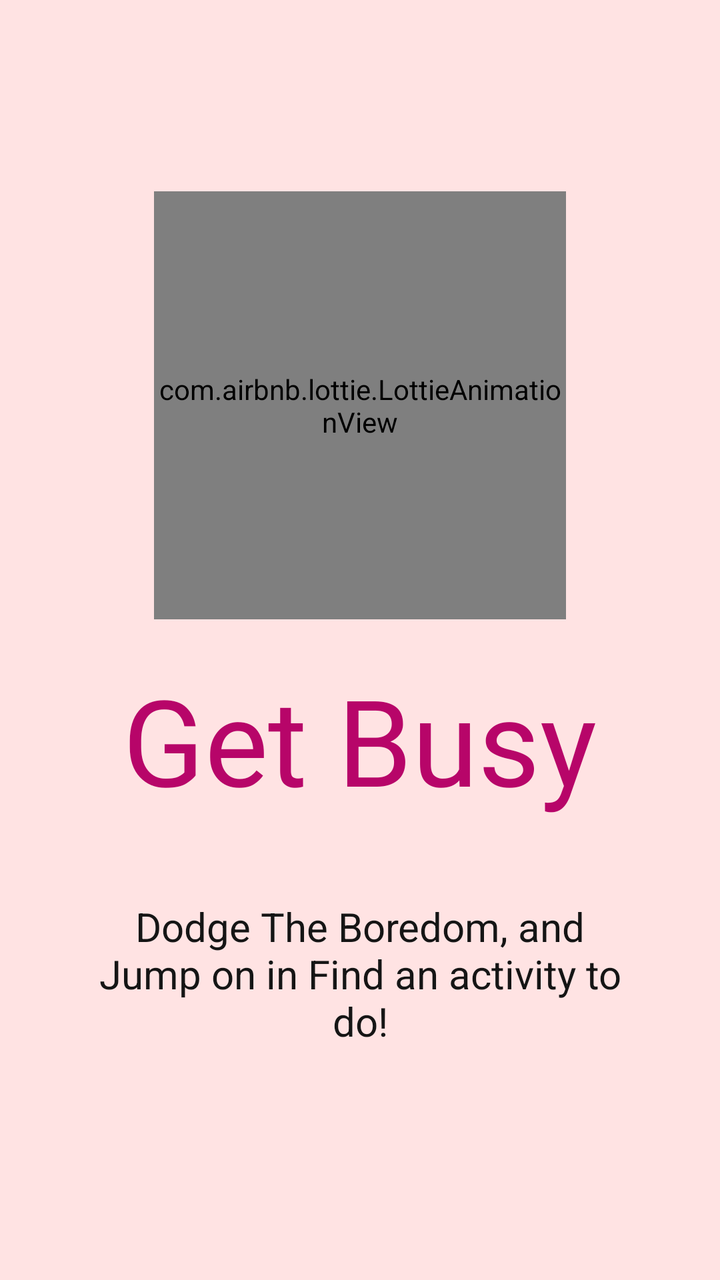
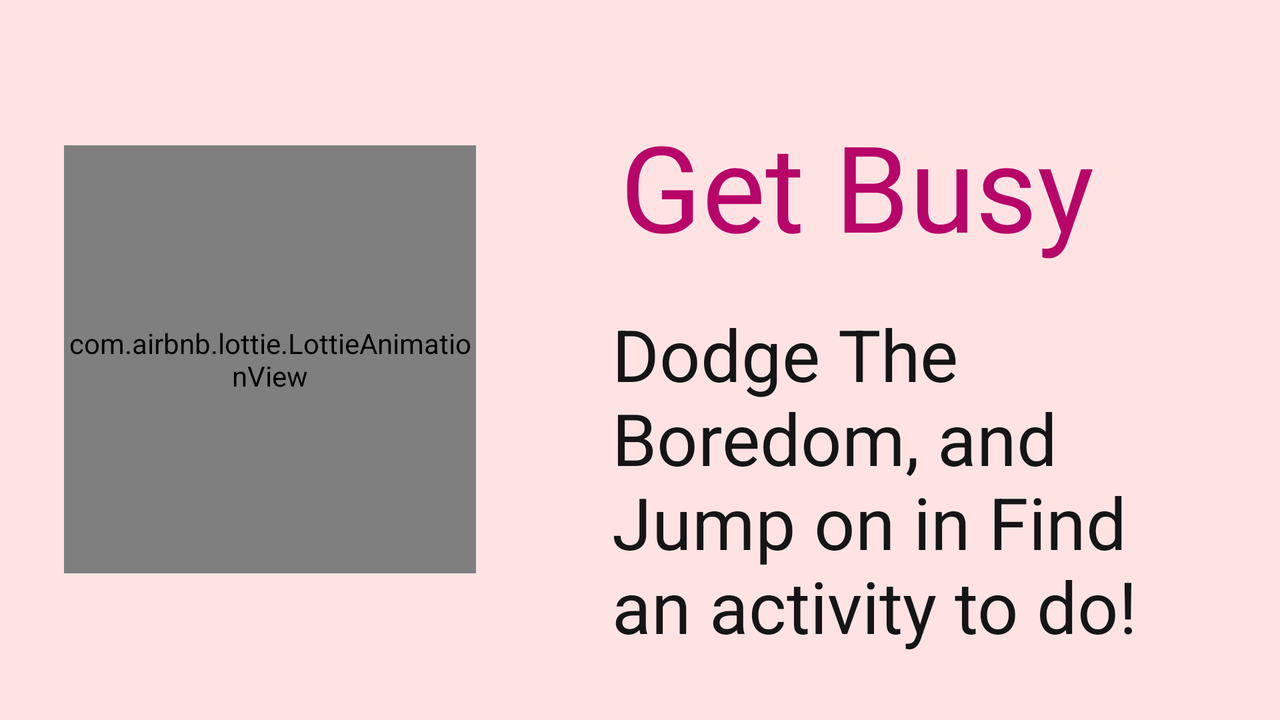

Two renders of one Android screen. The first uses the default layout on a phone; the second uses the alternative layout the repository ships for a different screen configuration, on a matching device. The two XML files are below.
<!-- AndroidManifest.xml: application theme Theme.Get_Busy -->
<!-- res/layout/activity_splash.xml -->
<?xml version="1.0" encoding="utf-8"?>
<LinearLayout xmlns:android="http://schemas.android.com/apk/res/android"
    xmlns:app="http://schemas.android.com/apk/res-auto"
    xmlns:tools="http://schemas.android.com/tools"
    android:layout_width="match_parent"
    android:layout_height="match_parent"
    android:background="#FFE3E3"
    android:gravity="center"
    android:orientation="vertical"
    tools:context=".ui.SplashActivity">

    <com.airbnb.lottie.LottieAnimationView
        android:layout_width="206dp"
        android:layout_height="214dp"
        android:layout_margin="20dp"
        android:layout_gravity="center"
        android:id="@+id/lottie"
        app:lottie_autoPlay="true"
        app:lottie_loop="true"
        app:lottie_rawRes="@raw/rotate_shape" />

    <TextView
        android:id="@+id/getBizzy"
        android:layout_width="wrap_content"
        android:layout_height="wrap_content"
        android:fontFamily="@font/bubblegum_sans"
        android:text="Get Busy"
        android:textColor="@color/magenta"
        android:textSize="60sp" />

    <TextView
        android:id="@+id/punchLine"
        android:layout_width="wrap_content"
        android:layout_height="wrap_content"
        android:layout_margin="8dp"
        android:padding="32dp"
        android:text="Dodge The Boredom, and Jump on in Find an activity to do!"
        android:textAlignment="center"
        android:textColor="#151515"
        android:textSize="20sp" />






</LinearLayout>
<!-- resources referenced by this layout -->
<resources>
  <color name="magenta">#B70569</color>
  <style name="Theme.Get_Busy" parent="Theme.MaterialComponents.Light.NoActionBar">
          
          <item name="colorPrimary">@color/magenta</item>
          <item name="colorPrimaryVariant">@color/magenta_Light</item>
          <item name="colorOnPrimary">@color/white</item>
          
          <item name="colorSecondary">@color/teal_200</item>
          <item name="colorSecondaryVariant">@color/teal_700</item>
          <item name="colorOnSecondary">@color/black</item>
          
          <item name="android:statusBarColor" tools:targetApi="l">?attr/colorPrimary</item>
          
      </style>
  <color name="magenta_Light">#FFC5E6</color>
  <color name="white">#FFFFFFFF</color>
  <color name="teal_200">#FF03DAC5</color>
  <color name="teal_700">#FF018786</color>
  <color name="black">#FF000000</color>
</resources>
<!-- res/layout-land/activity_splash.xml (the repository's variant of the layout above) -->
<!-- drawn on the phone turned sideways -->
<?xml version="1.0" encoding="utf-8"?>
<LinearLayout xmlns:android="http://schemas.android.com/apk/res/android"
    xmlns:app="http://schemas.android.com/apk/res-auto"
    xmlns:tools="http://schemas.android.com/tools"
    android:layout_width="match_parent"
    android:layout_height="match_parent"
    android:background="#FFE3E3"
    android:gravity="center"
    android:orientation="vertical"
    tools:context=".ui.SplashActivity">

    <LinearLayout
        android:layout_width="wrap_content"
        android:layout_height="wrap_content"
        android:layout_gravity="center"
        android:orientation="horizontal" >

        <com.airbnb.lottie.LottieAnimationView
            android:id="@+id/lottie"
            android:layout_width="206dp"
            android:layout_height="214dp"
            android:layout_gravity="center"
            android:layout_margin="32dp"
            app:lottie_autoPlay="true"
            app:lottie_loop="true"
            app:lottie_rawRes="@raw/rotate_shape" />

        <LinearLayout
            android:layout_width="wrap_content"
            android:layout_height="wrap_content"
            android:padding="20dp"
            android:orientation="vertical">


            <TextView
                android:id="@+id/getBizzy"
                android:layout_width="wrap_content"
                android:layout_height="wrap_content"
                android:fontFamily="@font/bubblegum_sans"
                android:layout_margin="20dp"
                android:text="Get Busy"
                android:textColor="@color/magenta"
                android:textSize="60sp" />

            <TextView
                android:id="@+id/punchLine"
                android:layout_width="wrap_content"
                android:layout_height="wrap_content"
                android:layout_marginStart="16dp"
                android:layout_marginEnd="16dp"
                android:text="Dodge The Boredom, and Jump on in Find an activity to do!"
                android:textAlignment="textStart"
                android:textColor="#151515"
                android:textSize="36sp" />

        </LinearLayout>

    </LinearLayout>



</LinearLayout>
